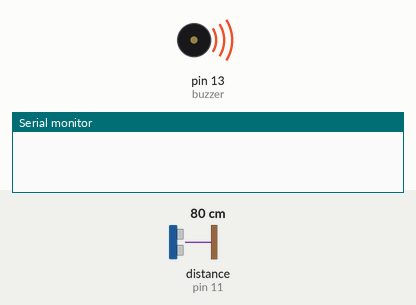
The sketch below on a simulated Arduino Uno, built with avr-gcc and run on an emulated ATmega328P. Shown: buzzer (waves = sounding), the last lines printed to the serial monitor. Inputs (shaded band) come from the test bench; at power-on: distance to the obstacle (sensor on pin 11) 80 cm. The echo pulse lasts 58.3 µs per cm.

Above: at 0.1 s.
At 1.7 s:
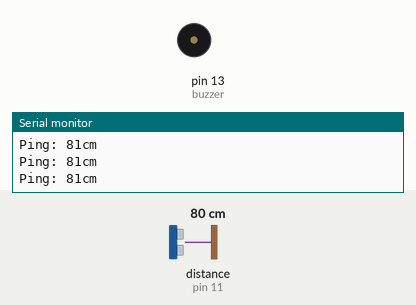
1.8 s: distance to the obstacle (sensor on pin 11) set to 198 cm
3.3 s: distance to the obstacle (sensor on pin 11) set to 204 cm
4.8 s: distance to the obstacle (sensor on pin 11) set to 18 cm
6.3 s: distance to the obstacle (sensor on pin 11) set to 12 cm
7.8 s: distance to the obstacle (sensor on pin 11) set to 9 cm
Timing chart, 0 to 10.3 s (numbered marks = the images above; inputs shaded):
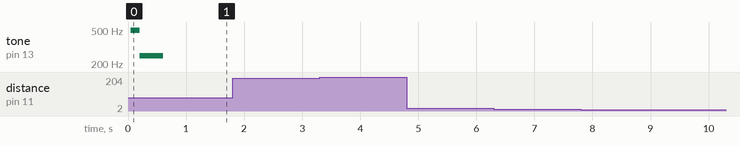

The sketch:

smart_stick.ino
```cpp
// ---------------------------------------------------------------------------
// code to project: smart_stick(ver=1.0).
// ---------------------------------------------------------------------------
int buzzer = 13; //connect buzzer at pin 13
unsigned i;
void buzz() {
  for (i = 0; i < 80; i++) {
    digitalWrite(buzzer, HIGH);
    delay(1);//wait for 1ms
    digitalWrite(buzzer, LOW);
    delay(1);//wait for 1ms
  }
  //output another frequency
  for (i = 0; i < 100; i++) {
    digitalWrite(buzzer, HIGH);
    delay(2);//wait for 2ms
    digitalWrite(buzzer, LOW);
    delay(2);//wait for 2ms
  }
}
#include <NewPing.h>

#define TRIGGER_PIN  12  // Arduino pin tied to trigger pin on the ultrasonic sensor.
#define ECHO_PIN     11  // Arduino pin tied to echo pin on the ultrasonic sensor.
#define MAX_DISTANCE 200 // Maximum distance we want to ping for (in centimeters). Maximum sensor distance is rated at 400-500cm.

NewPing sonar(TRIGGER_PIN, ECHO_PIN, MAX_DISTANCE); // NewPing setup of pins and maximum distance.

void setup() {
  Serial.begin(9600); // Open serial monitor at 115200 baud to see ping results.
  pinMode(13,OUTPUT);
  buzz();
}

void loop() {
  delay(50);                     // Wait 50ms between pings (about 20 pings/sec). 29ms should be the shortest delay between pings.
  Serial.print("Ping: ");
  Serial.print(sonar.ping_cm()); // Send ping, get distance in cm and print result (0 = outside set distance range)
  Serial.println("cm");
  if (sonar.ping_cm() <= 10) {
    digitalWrite(buzzer, HIGH);
  }
  else {
    digitalWrite(buzzer, LOW);
  }
}
```
